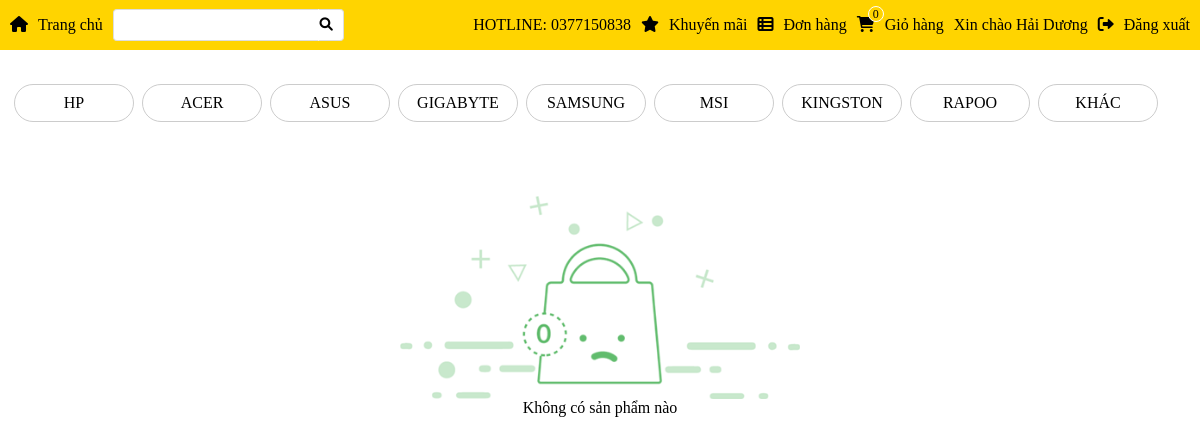
Page /webbanmaytinh/src/page/index.php?action=xemgiohang (signed in) on the committed database.
### tables this page shows
CREATE TABLE IF NOT EXISTS `taikhoan` (
  `userName` varchar(50) NOT NULL,
  `password` varchar(50) NOT NULL,
  `hoTen` varchar(50) NOT NULL,
  `email` varchar(50) NOT NULL,
  `sdt` varchar(15) NOT NULL,
  `diachi` varchar(250) NOT NULL,
  `maCV` varchar(50) NOT NULL,
  `maKM` varchar(50) DEFAULT NULL,
  PRIMARY KEY (`userName`),
  UNIQUE KEY `hoTen` (`hoTen`),
  KEY `PK_TK_CV` (`maCV`)
);

CREATE TABLE IF NOT EXISTS `nhasanxuat` (
  `maNhaSanXuat` varchar(50) NOT NULL,
  `tenNhaSanXuat` varchar(50) NOT NULL,
  `truSoChinh` varchar(250) NOT NULL,
  PRIMARY KEY (`maNhaSanXuat`)
);

### webbanmaytinh/src/page/modules/menu.php (the view, shortened to what this page needs)
<div class="menu">
    <div class="menu-content-left">
        <ul class="menu-list">
            <li class="menu-item"><a class="menu-link" href="./index.php"><i class="menu-icon fa-solid fa-house"></i>Trang chủ</a></li>
            <li class="menu-item">
                <form class="menu-search" action="./index.php?action=search" method="POST">
                    <input class="search" type="text" name="text" value="<?php $value = isset($_POST['text']) ? $_POST['text'] : "";
                                                                            echo $value ?>">
                    <button class="btn-search" type="submit" name="search">
                        <i class="menu-icon fa-solid fa-magnifying-glass"></i>
                    </button>
                </form>
            </li>
        </ul>
    </div>
    <div class="menu-content-right">
        <ul class="menu-list">
            <li class="menu-item"><a>HOTLINE: 0377150838</a></li>
            <li class="menu-item"><a class="menu-link" href="./index.php?action=khuyenmai"><i class="menu-icon fa-solid fa-star"></i>Khuyến mãi</a></li>
            <li class="menu-item"><a class="menu-link" href="./index.php?action=xemdonhang"><i class="menu-icon fa-solid fa-table-list"></i>Đơn hàng</a></li>
            <li class="menu-item" style="position:relative"><a class="menu-link" href="./index.php?action=xemgiohang"><i class="menu-icon fa-solid fa-cart-shopping"></i>Giỏ hàng</a>
                <div style="position: absolute;right: 60px;top: 6px;z-index: 2;width: 14px;height: 14px;text-align: center;border-radius: 50%;background-color: #ffd400;border: #fff solid 1px;font-size: 12px;">
                    <?php
                    if (isset($_SESSION['dangnhap'])) {
                        $id_user = $_SESSION['dangnhap'];
                        if (isset($_SESSION["cart$id_user"])) {
                            $arr = $_SESSION["cart$id_user"];
                            echo count($arr);
                        } else {
                            echo 0;
                        }
                    } else if (isset($_SESSION["cart"])) {
                        $arr = $_SESSION["cart"];
                        echo count($arr);
                    } else {
                        echo 0;
                    }
                    ?></div>
            </li>
            <?php
            include './../db/connect.php';
            if (isset($_SESSION['dangnhap'])) {
                $username = $_SESSION['dangnhap'];
                $sql = "SELECT hoTen from taikhoan where userName like '$username'";
                $result = mysqli_query($conn, $sql);
                $row = mysqli_fetch_array($result);
            ?>
                <li class="menu-item info">Xin chào <?php echo $row['hoTen'] ?>
                </li>
                <li class="menu-item"><a class="menu-link" href="./modules/quanlythongtin/dangxuat?action=dangxuat"><i class="menu-icon fa-solid fa-right-from-bracket"></i>Đăng xuất </a></li>
            <?php
            } else { ?>
                <li class="menu-item"><a class="menu-link" href="./index.php?action=register"><i class="menu-icon fa-solid fa-pen-to-square"></i>Đăng ký</a></li>
                <li class="menu-item"><a class="menu-link" href="./index.php?action=login"><i class="menu-icon fa-solid fa-user"></i>Đăng nhập</a></li>
            <?php
            }
            ?>
        </ul>
    </div>
</div>

### webbanmaytinh/src/page/modules/sidebar.php (shortened to what this page needs)
<?php
include './../db/connect.php';
?>
<div class="sidebar">
    <ul class="sidebar-list">
        <?php
        $sql = "SELECT maNhaSanXuat,tenNhaSanXuat from nhasanxuat";
        $result = mysqli_query($conn, $sql);
        while ($row = mysqli_fetch_array($result)) { ?>
            <li class="sidebar-list-item"> <a class="sidebar-list-item-link" href="./index.php?action=nsx&&value=<?php echo $row['maNhaSanXuat'] ?>" <?php
                                                                                                                                                        ?>><?php echo $row['tenNhaSanXuat'] ?></a> </li>
        <?php
        }
        ?>
    </ul>
</div>

### webbanmaytinh/assets/css/style.css (style rules this page uses)
* { margin: 0; padding: 0; }
:root { --grid-column-2:16.6667%; --grid-column-10:83.3333%; }
a { text-decoration: none; color: black; }
ul { list-style-type: none; }
.menu { background-color: #ffd400; width: 100%; display: flex; flex-direction: row; justify-content: space-between; }
.menu .menu-content-left, .menu .menu-content-right { display: flex; align-items: center; }
.menu .menu-list { display: flex; flex-direction: row; list-style-type: none; }
.menu .menu-content-left .menu-item { display: flex; align-items: center; margin-left: 10px; }
.menu .menu-content-left .menu-search { position: relative; }
.menu .menu-content-left .search { border: 1px solid #ddd; border-radius: 4px; border-right: 1px solid #fff; border-top-right-radius:0px ; border-bottom-right-radius:0px ; line-height: 30px; padding-left: 5px; font-size: 15px; outline: #fff; }
.menu .menu-content-left .btn-search { background-color: #fff; line-height: 30px; outline: #fff; border: 1px solid #ddd; border-left:1px solid #fff ; border-right: 1px solid #ddd; border-top-right-radius:4px ; border-bottom-right-radius:4px ; position: absolute; right: -25px; }
.menu .menu-content-right .menu-item { display: flex; align-items: center; margin-right: 10px; position: relative; }
.menu-link { line-height: 50px; }
.menu-icon { margin-right: 10px; }
.main .sidebar { margin: 0 10px; }
.main .sidebar .sidebar-list { display: flex; flex-direction: row; margin-bottom: 30px; }
.main .sidebar .sidebar-list-item { display: block; width: 10%; border: 1px solid #ccc; margin: 4px; border-radius: 20px; }
.main .sidebar .sidebar-list-item-link { display: block; text-align: center; line-height: 36px; }

### rows in the picture
taikhoan: hoTen "Hải Dương"
nhasanxuat: tenNhaSanXuat "HP"
nhasanxuat: tenNhaSanXuat "ACER"
nhasanxuat: tenNhaSanXuat "ASUS"
nhasanxuat: tenNhaSanXuat "GIGABYTE"
nhasanxuat: tenNhaSanXuat "SAMSUNG"
nhasanxuat: tenNhaSanXuat "MSI"
nhasanxuat: tenNhaSanXuat "KINGSTON"
nhasanxuat: tenNhaSanXuat "RAPOO"
nhasanxuat: tenNhaSanXuat "KHÁC"
